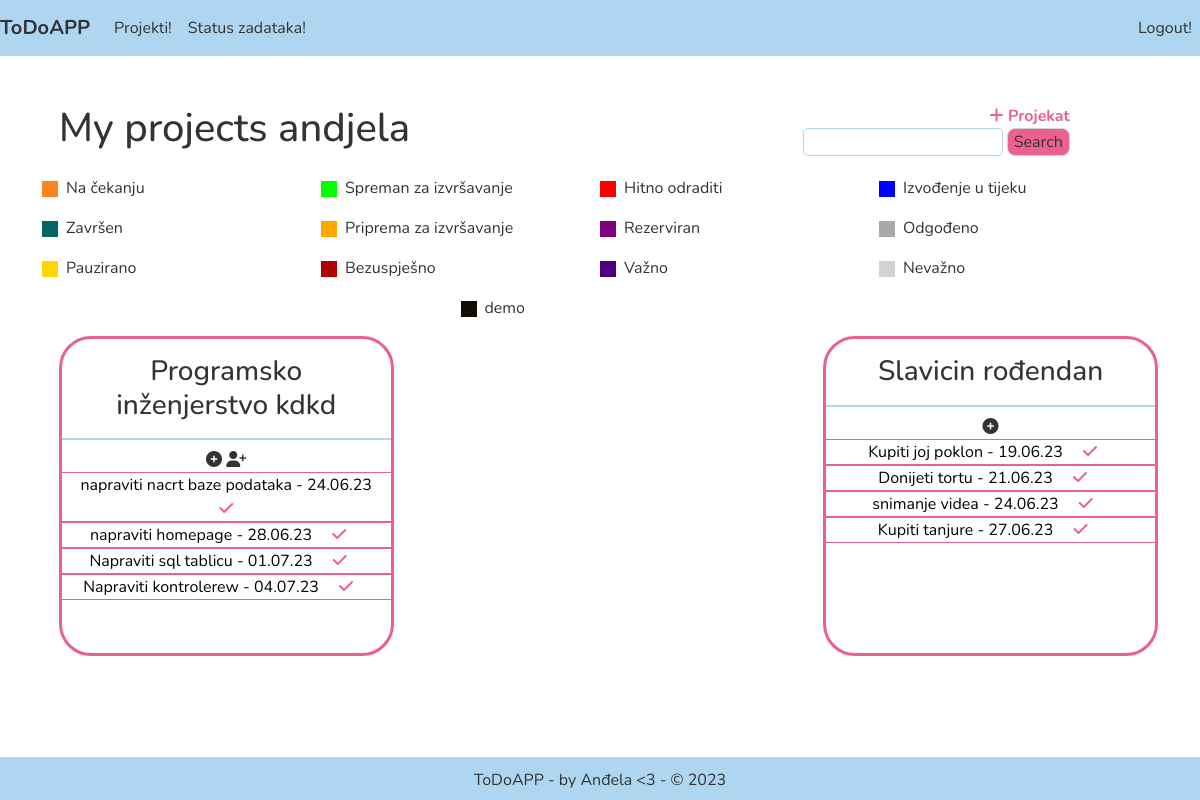
The app's page / (signed in) with its own data.
### projects/models.py (models this page shows, shortened)
class ChoreStatus(models.Model):
    name = models.CharField(max_length=200, unique=True)
    color = ColorField(max_length=200, null=True, blank=True, unique=True)

class Project(models.Model):
    creator = models.ForeignKey(User, on_delete=models.SET_NULL, null=True, blank=True, related_name="projects")
    title = models.CharField(max_length=200, null=True, blank=True)
    description = models.TextField(null=True, blank=True)
    created = models.DateTimeField(auto_now_add=True)
    class Meta:
        ordering = ['created']

class Chore(models.Model):
    name = models.CharField(max_length=500)
    creator = models.ForeignKey(User, on_delete=models.SET_NULL, null=True, blank=True, related_name="chores")
    description = models.TextField(null=True, blank=True)
    created = models.DateTimeField(auto_now_add=True)
    deadline = models.DateTimeField()
    project = models.ForeignKey(Project, on_delete=models.CASCADE, null=True, blank=True, related_name="chores")
    chore_status = models.ForeignKey(ChoreStatus, on_delete=models.CASCADE, null=True, blank=True,
                                     related_name="chores")

### projects/views.py (the view)
# urls.py: path('', ProjectList.as_view(), name='projects'),
class ProjectList(LoginRequiredMixin, ListView):
    model = Project
    context_object_name = 'projects'
    def get_queryset(self):
        user = self.request.user
        queryset = Project.objects.filter(
            Q(creator=user) | Q(project_users__user=user)
        ).distinct()
        queryset = queryset.prefetch_related(
            Prefetch('chores', queryset=Chore.objects.filter(deadline__gte=datetime.date.today()).order_by('deadline'))
        )
        return queryset
    def get_context_data(self, **kwargs):
        context = super().get_context_data(**kwargs)
        search_input = self.request.GET.get('search-area') or ''
        if search_input:
            context['projects'] = context['projects'].filter(title__icontains=search_input)
        context['search_input'] = search_input
        context['chore_status'] = ChoreStatus.objects.all()
        return context

### projects/templates/projects/project_list.html
{% extends 'projects/layout.html' %}
{% block content %}
    {% if request.user.is_authenticated %}
        <div class="row ">
            <div class="col-5" style="float: left;margin-top: 3rem;text-align: left;margin-left: 1.5%">
                <h1>My projects {{ request.user }}</h1>
            </div>
            <div class="col-6 homep-add" style="float: right;margin-top: 3rem;text-align: right;padding: 0;">
                <a href="{% url 'project-create' %}" style="text-decoration: none" title="Dodaj projekt">
                    <b style="color: #EC6091">
                        <i class="fa fa-plus" aria-hidden="true" style="color: #EC6091"></i>
                        Projekat
                    </b>
                </a>
                <form method="get">
                    <input type="text" name="search-area" value="{{ search_input }}"
                           style="border-radius: 5px;border: 1px solid #AED6F1;">
                    <input type="submit" value="Search"
                           style="background: #EC6091;border: 1px solid lightgray;border-radius: 8px;">
                </form>
            </div>
        </div>
        <div style="display: flex; justify-content: space-evenly;margin-top: 1rem" class="chore_status_list row">
            {% for i in chore_status %}
                <div style="display: flex;" class="col-3">
                    <div style="width: 1rem; height: 1rem; background: {{ i.color }};margin-top: 0.3rem"></div>
                    <p style="margin-left: 0.5rem;" onMouseOver="this.style.color='{{ i.color }}'"
                                   onMouseOut="this.style.color='#333333'">{{ i.name }}</p>
                </div>
            {% endfor %}
        </div>
        <div class="col-12 m-auto" style="display: flex; justify-content: space-between; flex-wrap: wrap">
            {% for project in projects %}
                <div class="card-homepage col-3">
                    <div class="card-homepage-header col-12">
                        <h3><a href="{% url 'project' project.id %}">{{ project.title }}</a></h3>
                        <a href="{% url 'chore-create' project_id=project.id %}" title="Dodaj zadatak"><i
                                class="fa fa-plus-circle" aria-hidden="true"></i></a>
                        {% if project.creator == request.user %}
                            <a href="{% url 'project-users'  project_id=project.id %}" title="Dodaj osobu u zadatak"><i
                                    class="fa fa-user-plus" aria-hidden="true"></i></a>
                        {% endif %}
                    </div>
                    <div class="card-homepage-chores col-12">
                        {% for i in project.chores.all %}
                            <div>
                                <a href="{% url 'chore' i.id %}" title="Uredi zadatak" style="display: inline;"
                                   onMouseOver="this.style.color='{{ i.chore_status.color }}'"
                                   onMouseOut="this.style.color='#333333'">{{ i.name }}
                                    - {{ i.deadline.date|date:"d.m.y" }} </a>
                                <a href="{% url 'chore-status' i.id %}" title="Promjeni status zadatka!"><i
                                        class="fa fa-check mx-3"
                                        aria-hidden="true"
                                        style="color: #EC6091"></i></a>
                            </div>
                        {% endfor %}
                    </div>
                </div>
            {% empty %}
                <h3>No items here</h3>
            {% endfor %}
        </div>
    {% else %}
        <a href="{% url 'login' %}">Log in!</a>
    {% endif %}
{% endblock content %}

### projects/templates/projects/layout.html (style rules this page uses)
* { font-family: 'Nunito', sans-serif; color: #333333; }
html, body { height: 100%; margin: 0; }
body { display: flex; text-align: center; flex-direction: column; }
.card-homepage { height: 20rem; border: #EC6091 3px solid; border-radius: 2rem; margin-left: 1.5%; width: 30%; margin-bottom: 1rem; overflow: hidden; }
.card-homepage-chores { height: calc(13rem - 2px); padding-bottom: 30px; overflow-y: scroll; }
.card-homepage-chores div { display: block; text-decoration: none; color: #333; border-top: 0.5px solid #EC6091; border-bottom: 0.5px solid #EC6091; }
.card-homepage-chores div a { color: black; text-decoration: none; }
.card-homepage-chores div:first-child { border-top-width: 1px; }
.card-homepage-chores div:last-child { border-bottom-width: 1px; }
.card-homepage-header h3 { text-align: center; padding: 1rem; width: 100%; border-bottom: 2px solid #AED6F1; }
.card-homepage-header h3 a { text-decoration: none; color: #333; }

### records on screen
ChoreStatus: name "Na čekanju"
ChoreStatus: name "Spreman za izvršavanje"
ChoreStatus: name "Hitno odraditi"
ChoreStatus: name "Izvođenje u tijeku"
ChoreStatus: name "Završen"
ChoreStatus: name "Priprema za izvršavanje"
ChoreStatus: name "Rezerviran"
ChoreStatus: name "Odgođeno"
ChoreStatus: name "Pauzirano"
ChoreStatus: name "Bezuspješno"
ChoreStatus: name "Važno"
ChoreStatus: name "Nevažno"
ChoreStatus: name "demo"
Project: title "Programsko inženjerstvo kdkd"
Chore: name "napraviti nacrt baze podataka", deadline "24.06.23"
Chore: name "napraviti homepage", deadline "28.06.23"
Chore: name "Napraviti sql tablicu", deadline "01.07.23"
Chore: name "Napraviti kontrolerew", deadline "04.07.23"
Project: title "Slavicin rođendan"
Chore: name "Kupiti joj poklon", deadline "19.06.23"
Chore: name "Donijeti tortu", deadline "21.06.23"
Chore: name "snimanje videa", deadline "24.06.23"
Chore: name "Kupiti tanjure", deadline "27.06.23"

### other values on screen
{{ request.user }} "andjela"
